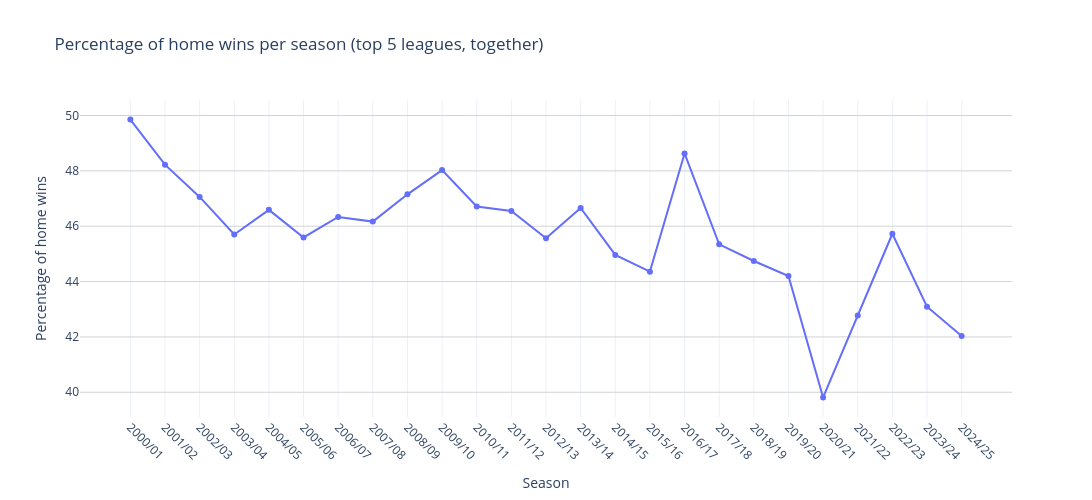

Notebook cell for this chart:
### Code cell
fig_q6a = px.line(
    data_frame=df_q6,
    x="Season",
    y="Percentage",
    markers=True, # to turn markers on - default is off
    title="Percentage of home wins per season (top 5 leagues, together)",
    height=500
    )


fig_q6a.update_layout(
    width=1200,
    legend_title_text=' '
    )

fig_q6a.update_xaxes(
    title="Season",
    tickangle=45,
    categoryorder='array',
    categoryarray=sorted(df_q2['Season'].unique())
    )

fig_q6a.update_yaxes(
    title="Percentage of home wins",
    gridcolor='lightgrey'
    )

fig_q6a.show()

### Figure 1 — Plotly figure (JSON) as saved in the notebook; plotly's stock layout.template omitted (floating-point values rounded to 4 significant figures)
{"data": [{"hovertemplate": "Season=%{x}<br>Percentage=%{y}<extra></extra>", "legendgroup": "", "line": {"color": "#636efa", "dash": "solid"}, "marker": {"symbol": "circle"}, "mode": "lines+markers", "name": "", "orientation": "v", "showlegend": false, "type": "scatter", "x": ["2000/01", "2001/02", "2002/03", "2003/04", "2004/05", "2005/06", "2006/07", "2007/08", "2008/09", "2009/10", "2010/11", "2011/12", "2012/13", "2013/14", "2014/15", "2015/16", "2016/17", "2017/18", "2018/19", "2019/20", "2020/21", "2021/22", "2022/23", "2023/24", "2024/25"], "xaxis": "x", "y": [49.85, 48.22, 47.06, 45.7, 46.59, 45.59, 46.33, 46.17, 47.15, 48.03, 46.71, 46.55, 45.56, 46.66, 44.96, 44.36, 48.63, 45.35, 44.74, 44.2, 39.81, 42.77, 45.73, 43.09, 42.03], "yaxis": "y"}], "layout": {"height": 500, "legend": {"title": {"text": " "}, "tracegroupgap": 0}, "title": {"text": "Percentage of home wins per season (top 5 leagues, together)"}, "width": 1200, "xaxis": {"anchor": "y", "categoryarray": ["2000/01", "2001/02", "2002/03", "2003/04", "2004/05", "2005/06", "2006/07", "2007/08", "2008/09", "2009/10", "2010/11", "2011/12", "2012/13", "2013/14", "2014/15", "2015/16", "2016/17", "2017/18", "2018/19", "2019/20", "2020/21", "2021/22", "2022/23", "2023/24", "2024/25"], "categoryorder": "array", "domain": [0, 1], "tickangle": 45, "title": {"text": "Season"}}, "yaxis": {"anchor": "x", "domain": [0, 1], "gridcolor": "lightgrey", "title": {"text": "Percentage of home wins"}}}}
